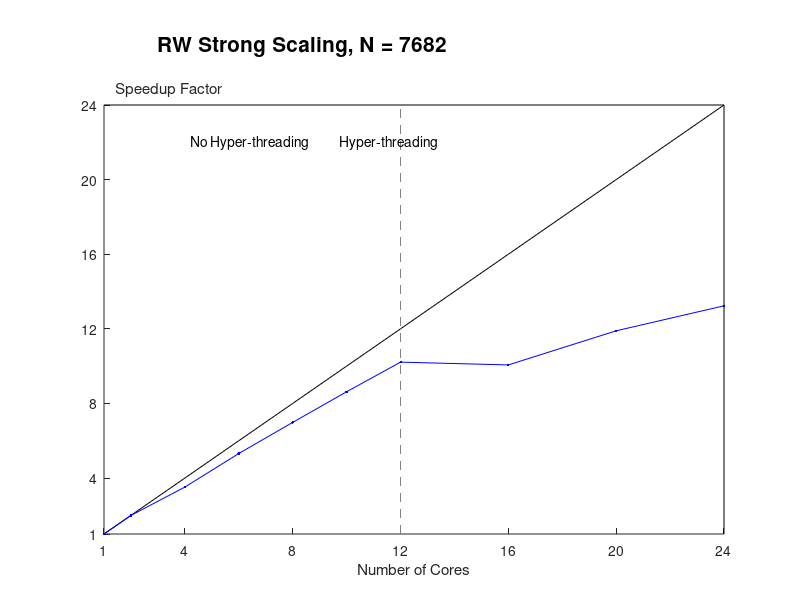

Recreate this plot in MATLAB.
clear;
top = 24;
bottom = 1;
right = 24;
left = 1;

cores = [1 2 4 6 8 10 12 16 20 24];

speedup = [1.000 1.996 3.516 5.315 6.984 8.626 10.214 10.065 11.894 13.234];

hold on;

plot(cores,cores,'-k');
plot(cores,speedup,'-b.');

xlim([1 24]);
ylim([1 24]);
set(gca,'XTick',[1 4 8 12 16 20 24])
set(gca,'YTick',[1 4 8 12 16 20 24])

line([12 12],[1 24],'Color',[0.5 0.5 0.5],'LineStyle','--');
line([1 24],[24 24],'Color',[0.0 0.0 0.0]);
line([24 24],[24 1],'Color',[0.0 0.0 0.0]);

h = text(4.2,22,'No Hyper-threading          Hyper-threading');

hold off;

% legh = legend([h3 h2 h1],'AVX + ILP','AVX',...
%                   'Scalar','Location','SouthEast');
% vertOffset = (top - bottom)*0.02;
% set(legh,'Position',get(legh,'Position') + [0 vertOffset 0 0]);

xlabel('Number of Cores');
ylabel('Speedup Factor');
set(get(gca,'YLabel'),'Rotation',0);
ylabh = get(gca,'YLabel');
vertOffset = (top - bottom)*0.52;
horzOffset = (right - left)*0.155;
set(ylabh,'Position',get(ylabh,'Position') + [horzOffset vertOffset 0]);

set(gca,'Position',get(gca,'Position') - [0 0 0 0.1]);
h = title('RW Strong Scaling, N = 7682','FontSize', 15);
vertOffset = (top - bottom)*0.08;
horzOffset = (right - left)*-0.18;
set(h,'Position',get(h,'Position') + [horzOffset vertOffset 0]);

set(gcf,'color','w');